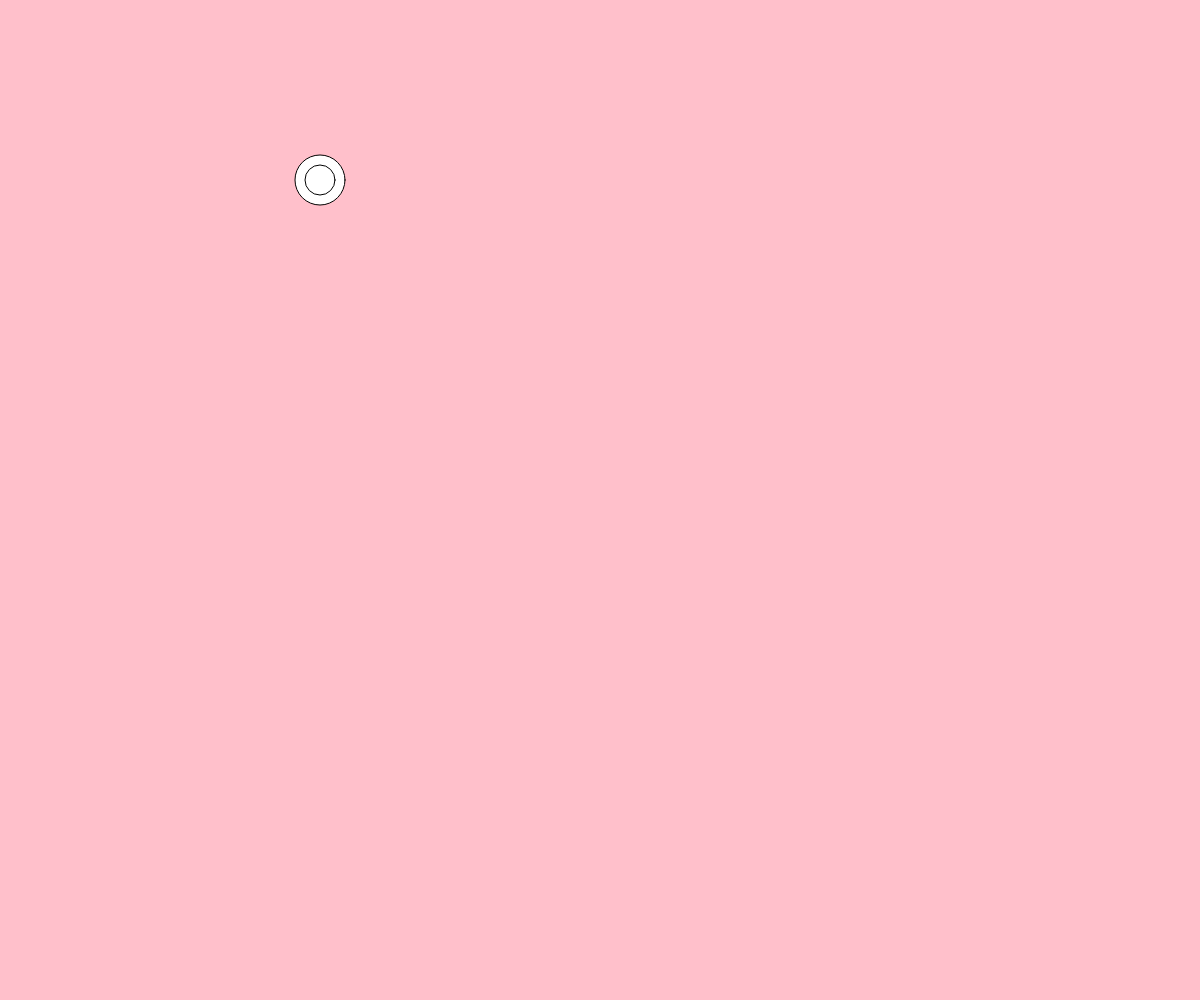
Frame 1 (no input)
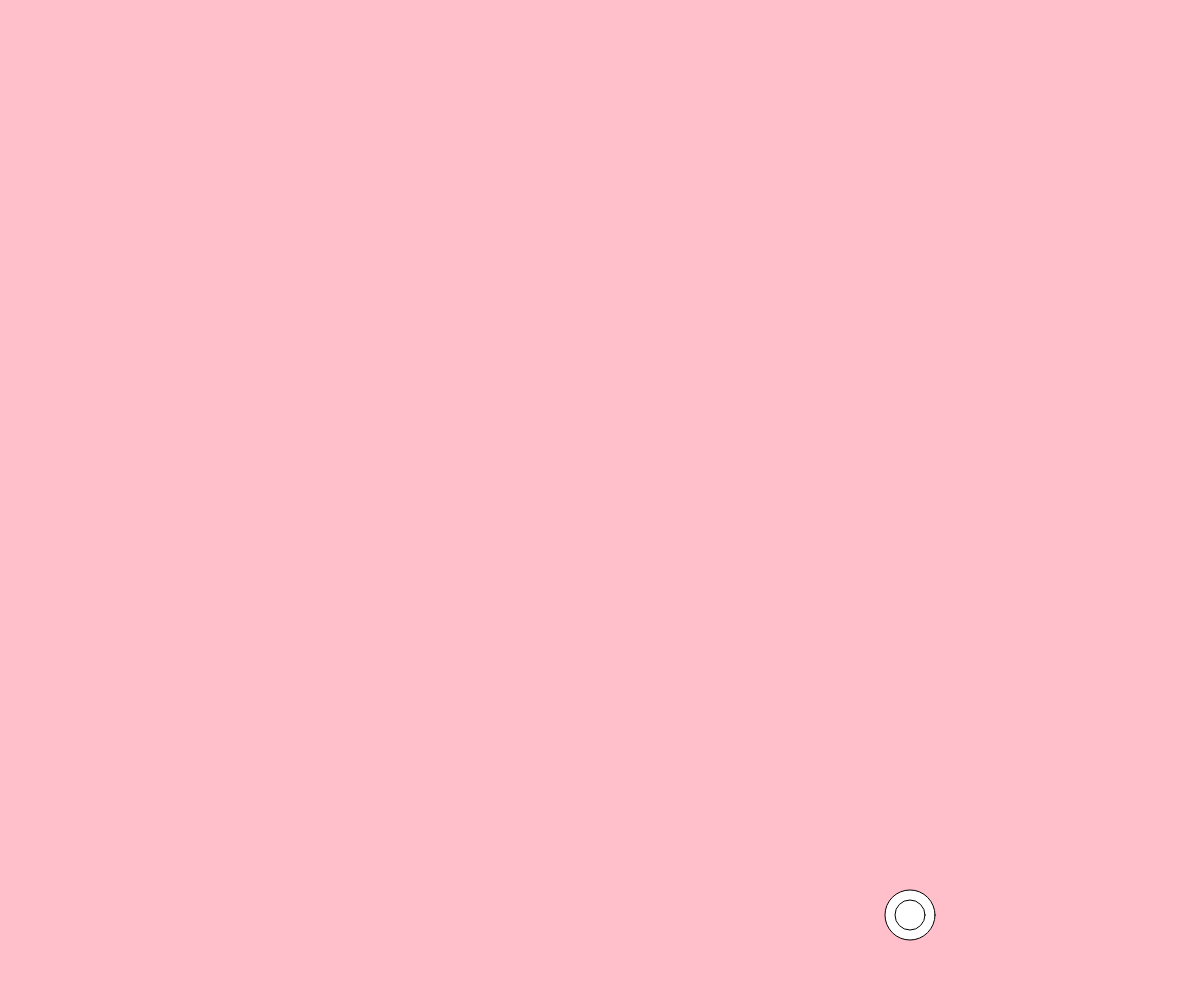
Frame 60 (no input)
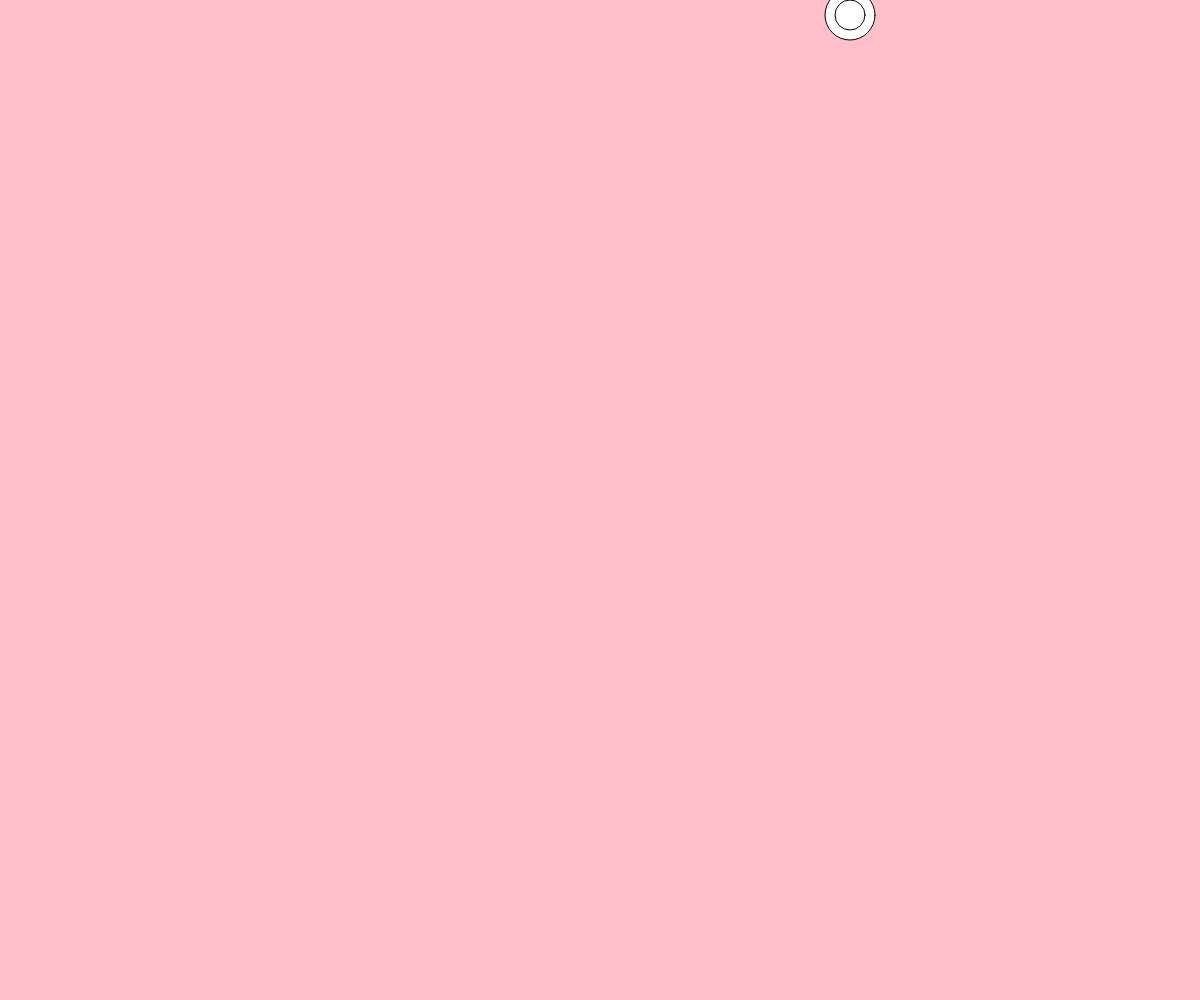
Frame 120 (the mouse pressed at the canvas centre since frame 60)

The p5.js sketch that drew these frames (run headless with seeded random() and noise() and a simulated clock; from frame 60 on, the mouse is pressed at the canvas centre):

// p5.js sketch
// ── sketch.js
let x = 320;
let y = 180;
let xspeed = 10;
let yspeed = 15;

let r = 25;

function setup() {
  createCanvas(windowWidth, windowHeight);
  
  
}

function draw() {
  background("pink")
  ellipse(x, y, r*2, r*2)
  circle(x,y,30)
  x += xspeed
  y += yspeed
  if (x > windowWidth - r || x < r) {
    xspeed = -xspeed
  }
  if (y > windowHeight - r || y < r ) {
    yspeed = -yspeed
  } 
}
